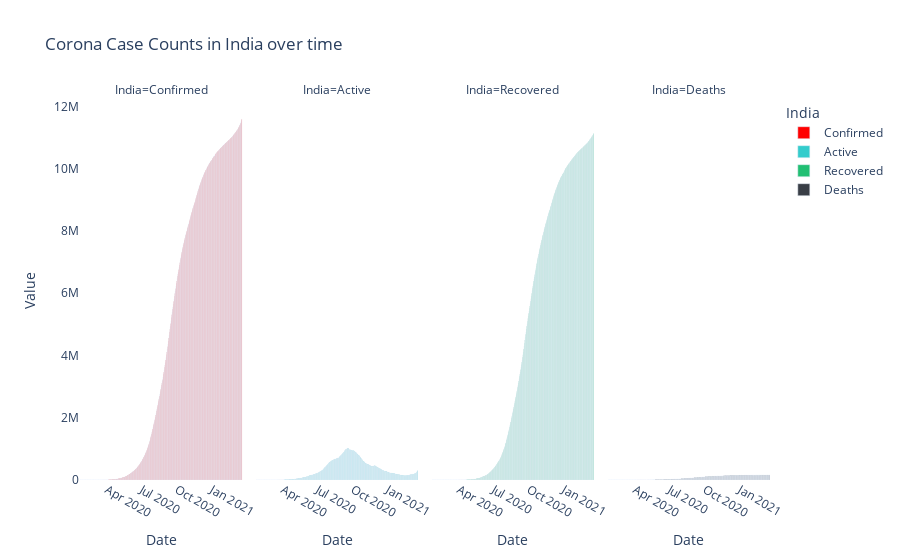

Write notebook code for a chart like this one.
### Code cell
fig = px.bar(df4,x='Date',y='Value',color='India',facet_col='India',title = "Corona Case Counts in India over time",
             color_discrete_sequence=[cnf_color,act_color,rec_color,dth_color])
fig.update_layout(plot_bgcolor='rgba(0,0,0,0)')
fig.show()

### Figure 1 — Plotly figure (JSON) as saved in the notebook; plotly's stock layout.template omitted (floating-point values rounded to 4 significant figures; data arrays with more than 128 entries replaced by an {"elided": "..."} marker saying what was removed)
{"data": [{"alignmentgroup": "True", "hovertemplate": "India=Confirmed<br>Date=%{x}<br>Value=%{y}<extra></extra>", "legendgroup": "Confirmed", "marker": {"color": "#ff0000"}, "name": "Confirmed", "offsetgroup": "Confirmed", "orientation": "v", "showlegend": true, "textposition": "auto", "type": "bar", "x": {"elided": "424 str values"}, "xaxis": "x", "y": {"elided": "424 int values"}, "yaxis": "y"}, {"alignmentgroup": "True", "hovertemplate": "India=Active<br>Date=%{x}<br>Value=%{y}<extra></extra>", "legendgroup": "Active", "marker": {"color": "#33cccc"}, "name": "Active", "offsetgroup": "Active", "orientation": "v", "showlegend": true, "textposition": "auto", "type": "bar", "x": {"elided": "424 str values"}, "xaxis": "x2", "y": {"elided": "424 int values"}, "yaxis": "y2"}, {"alignmentgroup": "True", "hovertemplate": "India=Recovered<br>Date=%{x}<br>Value=%{y}<extra></extra>", "legendgroup": "Recovered", "marker": {"color": "#21bf73"}, "name": "Recovered", "offsetgroup": "Recovered", "orientation": "v", "showlegend": true, "textposition": "auto", "type": "bar", "x": {"elided": "424 str values"}, "xaxis": "x3", "y": {"elided": "424 int values"}, "yaxis": "y3"}, {"alignmentgroup": "True", "hovertemplate": "India=Deaths<br>Date=%{x}<br>Value=%{y}<extra></extra>", "legendgroup": "Deaths", "marker": {"color": "#393e46"}, "name": "Deaths", "offsetgroup": "Deaths", "orientation": "v", "showlegend": true, "textposition": "auto", "type": "bar", "x": {"elided": "424 str values"}, "xaxis": "x4", "y": {"elided": "424 int values"}, "yaxis": "y4"}], "layout": {"annotations": [{"font": {}, "showarrow": false, "text": "India=Confirmed", "x": 0.1175, "xanchor": "center", "xref": "paper", "y": 1, "yanchor": "bottom", "yref": "paper"}, {"font": {}, "showarrow": false, "text": "India=Active", "x": 0.3725, "xanchor": "center", "xref": "paper", "y": 1, "yanchor": "bottom", "yref": "paper"}, {"font": {}, "showarrow": false, "text": "India=Recovered", "x": 0.6275, "xanchor": "center", "xref": "paper", "y": 1, "yanchor": "bottom", "yref": "paper"}, {"font": {}, "showarrow": false, "text": "India=Deaths", "x": 0.8825, "xanchor": "center", "xref": "paper", "y": 1, "yanchor": "bottom", "yref": "paper"}], "barmode": "relative", "legend": {"title": {"text": "India"}, "tracegroupgap": 0}, "plot_bgcolor": "rgba(0,0,0,0)", "title": {"text": "Corona Case Counts in India over time"}, "xaxis": {"anchor": "y", "domain": [0, 0.235], "title": {"text": "Date"}}, "xaxis2": {"anchor": "y2", "domain": [0.255, 0.49], "matches": "x", "title": {"text": "Date"}}, "xaxis3": {"anchor": "y3", "domain": [0.51, 0.745], "matches": "x", "title": {"text": "Date"}}, "xaxis4": {"anchor": "y4", "domain": [0.765, 1.0], "matches": "x", "title": {"text": "Date"}}, "yaxis": {"anchor": "x", "domain": [0, 1], "title": {"text": "Value"}}, "yaxis2": {"anchor": "x2", "domain": [0, 1], "matches": "y", "showticklabels": false}, "yaxis3": {"anchor": "x3", "domain": [0, 1], "matches": "y", "showticklabels": false}, "yaxis4": {"anchor": "x4", "domain": [0, 1], "matches": "y", "showticklabels": false}}}
